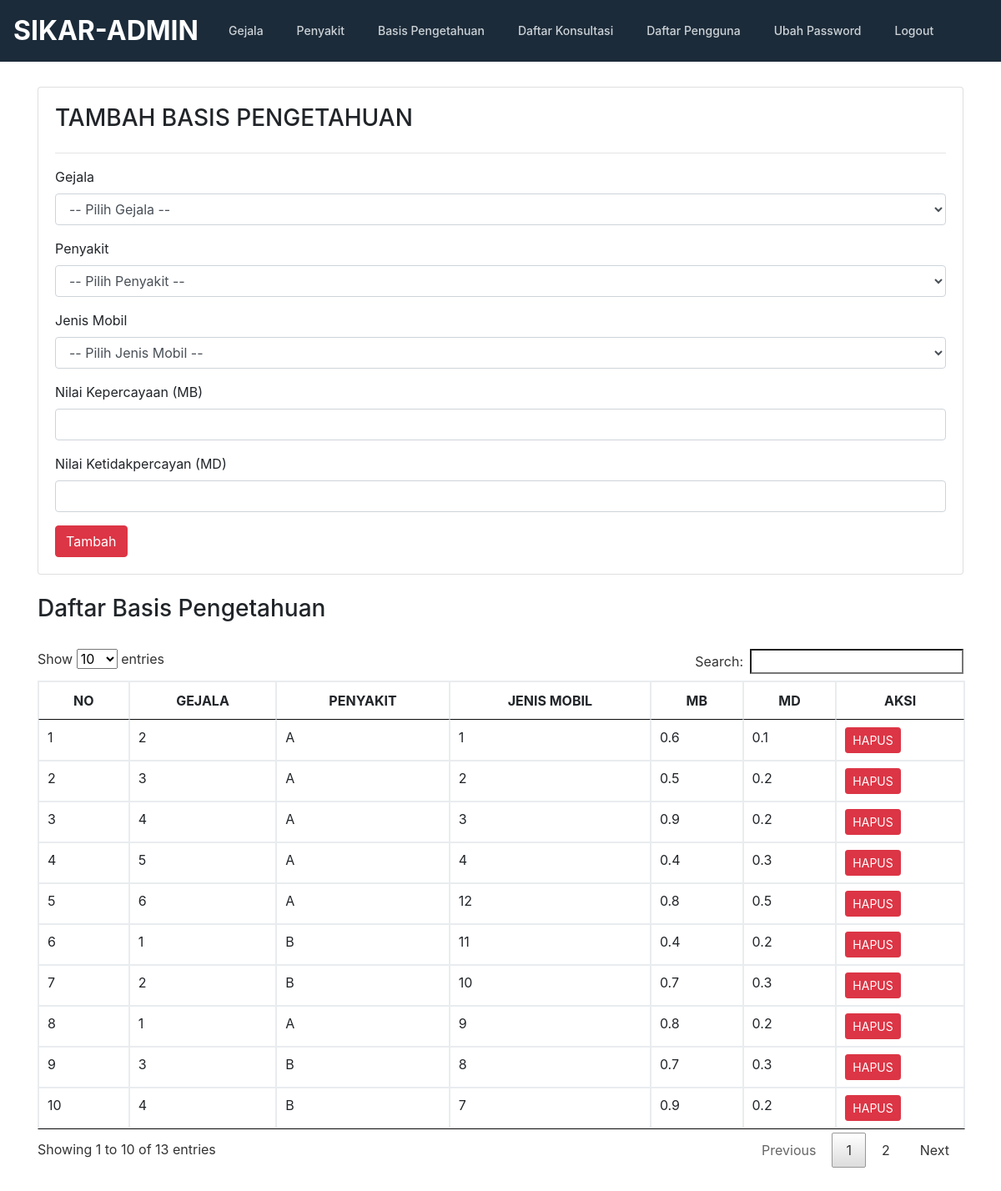
Screenshot of /admin/pengetahuan.php with the database file from the repository.
### tables this page shows
CREATE TABLE `pengetahuan` (
  `id_pengetahuan` int(11) NOT NULL,
  `kode_penyakit` varchar(10) NOT NULL,
  `id_gejala` int(12) NOT NULL,
  `id_jenis_mobil` int(11) NOT NULL,
  `biaya_service` int(10) NOT NULL,
  `mb` float NOT NULL,
  `md` float NOT NULL
);

### admin/pengetahuan.php (the view, shortened to what this page needs)
<!doctype html>
<html lang="en">
  <head>
    <link href="../css/bootstrap.min.css" rel="stylesheet">
    <link href="../css/style.css" rel="stylesheet">
    <link href="../css/jquery.dataTables.min.css" rel="stylesheet"/>
  </head>
  <body>
    <?php include "header.php"; ?>
    <section>
      <div class="container">
        <div class="row">
            <div class="col-md-12">
              <div class="card" style="padding:20px">
                <h3>TAMBAH BASIS PENGETAHUAN</h3>
                <hr/>
                <form action="prosestambahpengetahuan.php" method="POST">
                    <div class="form-group">
                        <label>Gejala</label>
                        <select name="id_gejala" class="form-control">
                          <option>-- Pilih Gejala --</option>
                        </select>
                    </div>
                    <div class="form-group">
                        <label>Penyakit</label>
                        <select name="kode_penyakit" class="form-control">
                          <option>-- Pilih Penyakit --</option>
                            </select>
                    </div>
                    <div class="form-group">
                        <label>Jenis Mobil</label>
                        <select name="id_jenis_mobil" class="form-control">
                          <option>-- Pilih Jenis Mobil --</option>
                            </select>
                    </div>
                    <div class="form-group">
                        <label>Nilai Kepercayaan (MB)</label>
                        <input type="number" step="0.01" name="mb" class="form-control" />
                    </div>
                    <div class="form-group">
                        <label>Nilai Ketidakpercayan (MD)</label>
                        <input type="number" step="0.01" name="md" class="form-control" />
                    </div>
                    <button type="submit" class="btn btn-md btn-danger">Tambah</button>
                </form>
              </div>
              <br/>
              <h3>Daftar Basis Pengetahuan</h3>
              <br/>
              <div class="row">
                <div class="col-md-12">
                  <table class="table table-bordered table-hover" id="gejala" class="display" style="width:100%">
                    <thead>
                      <tr>
                        <th><center>NO</center></th>
                        <th><center>GEJALA</center></th>
                        <th><center>PENYAKIT</center></th>
                        <th><center>JENIS MOBIL</center></th>
                        <th><center>MB</center></th>
                        <th><center>MD</center></th>
                        <th><center>AKSI</center></th>
                      </tr>
                    </thead>
                    <tbody>
                      <?php
                        include "../conn.php";
                        $query = mysqli_query($koneksi,"SELECT * FROM pengetahuan ORDER BY id_pengetahuan ASC");
                        $no=0;
                        while ($data=mysqli_fetch_array($query)) {
                            $no++;
                      ?>
                      <tr>
                          <td><?php echo $no; ?></td>
                          <td><?php echo $data['id_gejala']; ?></td>
                          <td><?php echo $data['kode_penyakit']; ?></td>
                          <td><?php echo $data['id_jenis_mobil']; ?></td>
                          <td><?php echo $data['mb']; ?></td>
                          <td><?php echo $data['md']; ?></td>
                          <td>
                              <a  href="hapuspengetahuan.php?id=<?php echo $data['id_pengetahuan']; ?>" class="btn btn-sm btn-danger">HAPUS</a>
                          </td>
                      </tr>
                      <?php } ?>
                    </tbody>
                  </table>
                </div>
              </div>
            </div>
        </div>
      </div>
    </section>
  </body>
</html>

### css/style.css (style rules this page uses)
.container { position: relative; overflow: hidden; }
section { padding:30px 0; }

### rows the page displays
pengetahuan: id_gejala "2", kode_penyakit "A", id_jenis_mobil "1", mb "0.6", md "0.1"
pengetahuan: id_gejala "3", kode_penyakit "A", id_jenis_mobil "2", mb "0.5", md "0.2"
pengetahuan: id_gejala "4", kode_penyakit "A", id_jenis_mobil "3", mb "0.9", md "0.2"
pengetahuan: id_gejala "5", kode_penyakit "A", id_jenis_mobil "4", mb "0.4", md "0.3"
pengetahuan: id_gejala "6", kode_penyakit "A", id_jenis_mobil "12", mb "0.8", md "0.5"
pengetahuan: id_gejala "1", kode_penyakit "B", id_jenis_mobil "11", mb "0.4", md "0.2"
pengetahuan: id_gejala "2", kode_penyakit "B", id_jenis_mobil "10", mb "0.7", md "0.3"
pengetahuan: id_gejala "1", kode_penyakit "A", id_jenis_mobil "9", mb "0.8", md "0.2"
pengetahuan: id_gejala "3", kode_penyakit "B", id_jenis_mobil "8", mb "0.7", md "0.3"
pengetahuan: id_gejala "4", kode_penyakit "B", id_jenis_mobil "7", mb "0.9", md "0.2"
